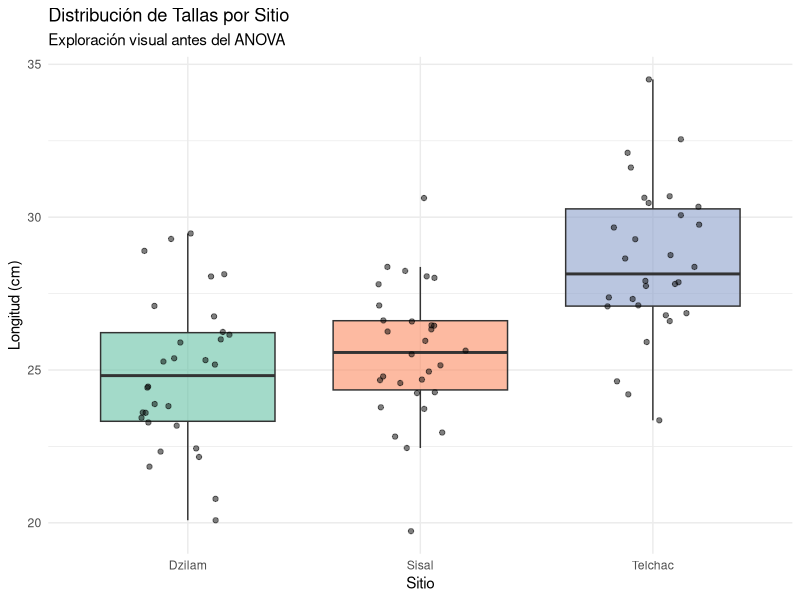
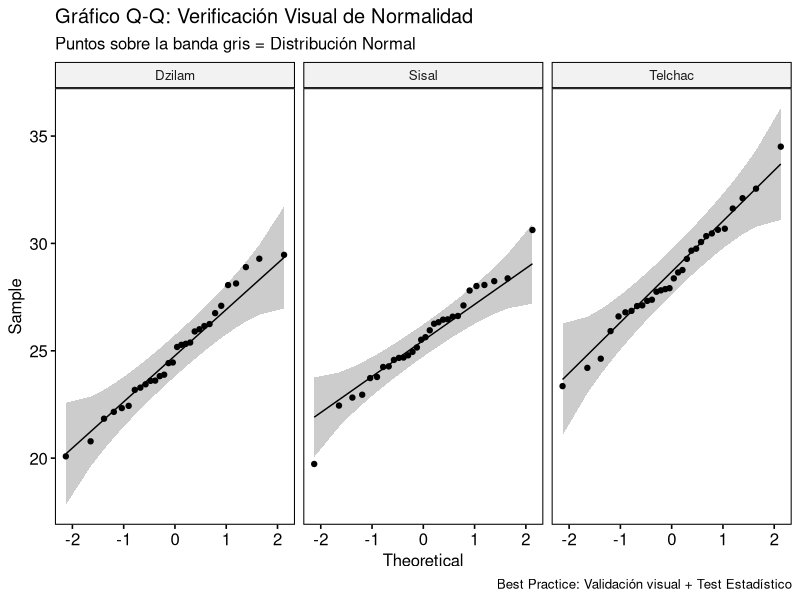
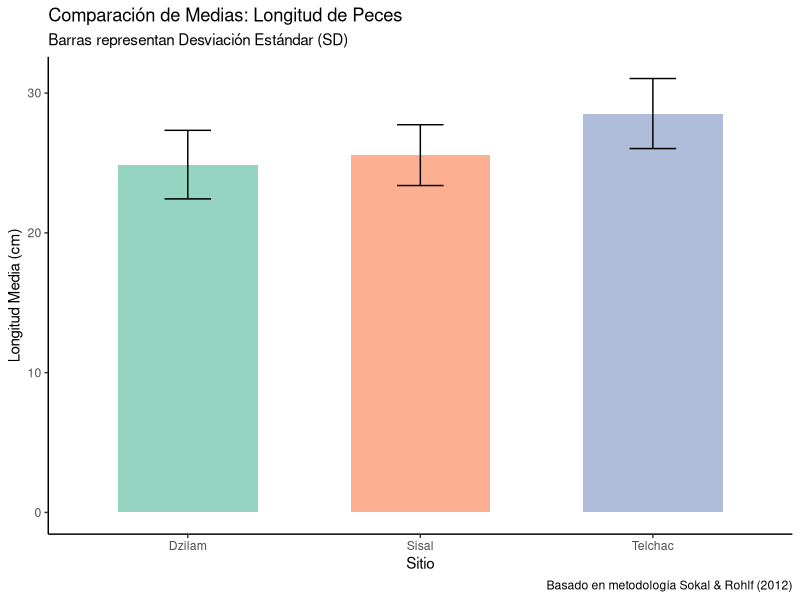
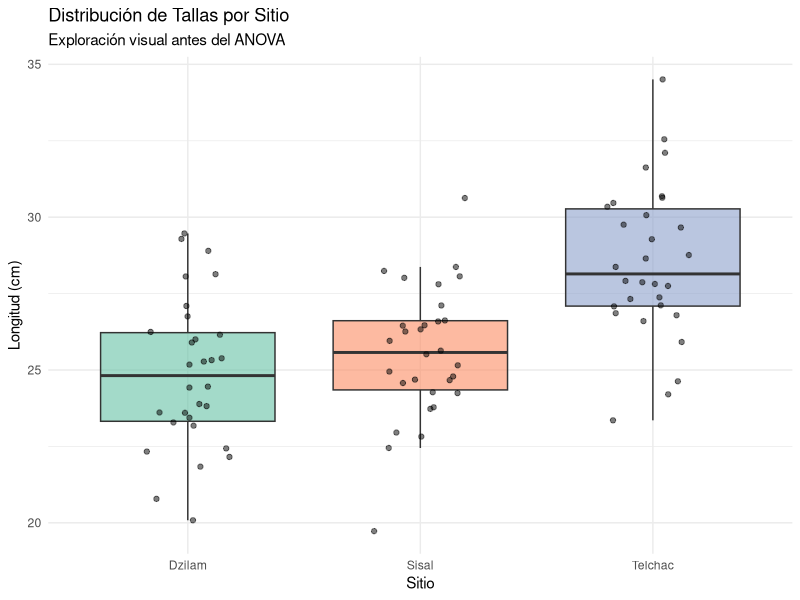
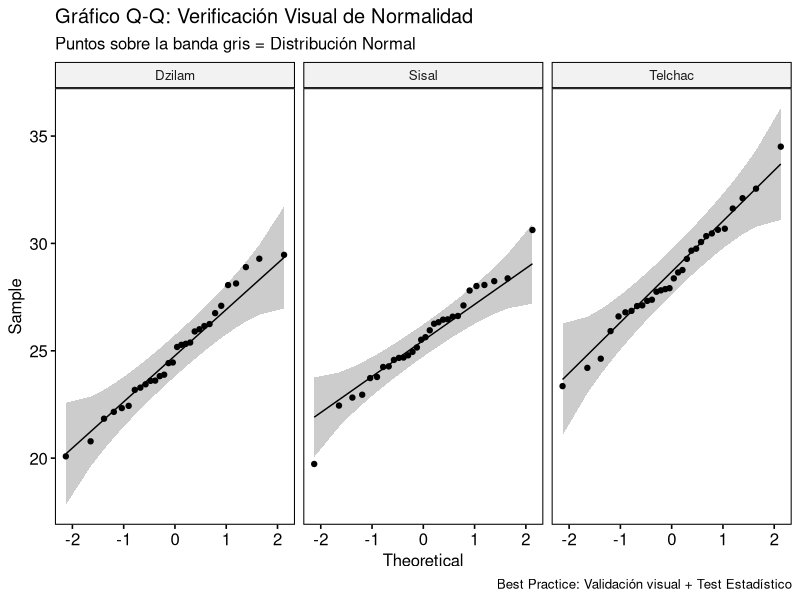
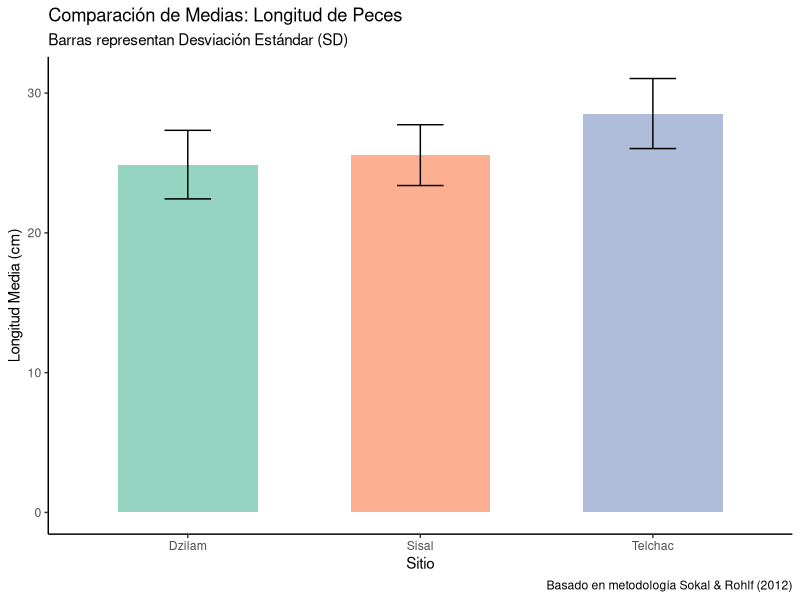

Reproduce these figures in R, in order.
# -------------------------------------------------------------------------
# PROYECTO: BioStats Review con Sokal & Rohlf (4th Ed.)
# SCRIPT: 01_ANOVA_OneWay_Supuestos.R
# AUTOR: M. en C. Dylan Díaz
# FECHA: Enero 2026
#
# DESCRIPCIÓN:
# Implementación del Análisis de Varianza de una vía (Capítulo 9) 
# con verificación rigurosa de supuestos (Capítulo 13).
#
# REFERENCIA:
# Sokal, R. R., & Rohlf, F. J. (2012). Biometry: The Principles and Practice 
# of Statistics in Biological Research. W. H. Freeman and Company.
# -------------------------------------------------------------------------

# 1. CARGA DE LIBRERÍAS
# ---------------------
library(tidyverse)  # Manejo de datos y gráficos (ggplot2)
library(car)        # Para Test de Levene
library(rstatix)    # Para shapiro_test
library(ggpubr)     # Para gráficos Q-Q y publicación


# 2. GENERACIÓN DE DATOS SIMULADOS (Reproducibilidad)
# ---------------------------------------------------
# Simulamos longitudes de peces (cm) en 3 sitios (Dzilam, Telchac, Sisal)
set.seed(123) 

datos <- data.frame(
  Sitio = factor(rep(c("Dzilam", "Telchac", "Sisal"), each = 30)),
  Longitud = c(rnorm(30, mean = 25, sd = 2.5),  # Dzilam 
               rnorm(30, mean = 28, sd = 3.0),  # Telchac (Más grandes)
               rnorm(30, mean = 25.5, sd = 2.5)) # Sisal 
)

print("Vista previa de los datos:")
head(datos)

# 3. EXPLORACIÓN VISUAL (EDA)
# ---------------------------
# Boxplot + Jitter (El "Ojímetro")
p1 <- ggplot(datos, aes(x = Sitio, y = Longitud, fill = Sitio)) +
  geom_boxplot(alpha = 0.6, outlier.shape = NA) +
  geom_jitter(width = 0.2, alpha = 0.5, color = "black") +
  theme_minimal() +
  scale_fill_brewer(palette = "Set2") +
  labs(title = "Distribución de Tallas por Sitio", 
       subtitle = "Exploración visual antes del ANOVA",
       y = "Longitud (cm)") +
  theme(legend.position = "none")

print(p1)
# GUARDAMOS IMAGEN 1
ggsave("EDA_Boxplot.png", plot = p1, width = 8, height = 6)


# 4. VERIFICACIÓN DE SUPUESTOS (Capítulo 13 Sokal & Rohlf)
# --------------------------------------------------------

# A) Inspección Visual (Q-Q Plot)
# Si los puntos siguen la línea gris, asumimos normalidad.
p_qq <- ggqqplot(datos, x = "Longitud", facet.by = "Sitio") +
  labs(title = "Gráfico Q-Q: Verificación Visual de Normalidad",
       subtitle = "Puntos sobre la banda gris = Distribución Normal",
       caption = "Best Practice: Validación visual + Test Estadístico")

print(p_qq)
# GUARDAMOS IMAGEN 2
ggsave("Normality_QQPlot.png", plot = p_qq, width = 8, height = 6)


# B) Normalidad Matemática (Shapiro-Wilk)
normality_check <- datos %>%
  group_by(Sitio) %>%
  shapiro_test(Longitud)

print("--- Prueba de Normalidad (Shapiro-Wilk) ---")
print(normality_check)

# C) Homocedasticidad (Levene)
levene_res <- leveneTest(Longitud ~ Sitio, data = datos)

print("--- Prueba de Homocedasticidad (Levene) ---")
print(levene_res)


# 5. EJECUCIÓN DEL MODELO (Capítulo 9 Sokal & Rohlf)
# --------------------------------------------------

# Condicional: Si P > 0.05 en Levene -> ANOVA Clásico
if(levene_res$`Pr(>F)`[1] > 0.05) {
  message(">> Supuestos cumplidos (Homocedasticidad OK): Ejecutando ANOVA Clásico...")
  
  modelo <- aov(Longitud ~ Sitio, data = datos)
  print(summary(modelo))
  
  # 6. PRUEBAS POST-HOC (Tukey HSD)
  tukey_res <- TukeyHSD(modelo)
  print("--- Comparaciones Múltiples (Tukey HSD) ---")
  print(tukey_res)
  
} else {
  message(">> ALERTA: Varianzas no homogéneas. Se sugiere ANOVA de Welch.")
}


# 7. VISUALIZACIÓN DE RESULTADOS
# ------------------------------
# Gráfico de Barras (Media) + Error (SD)
resumen <- datos %>%
  group_by(Sitio) %>%
  summarise(
    Media = mean(Longitud),
    SD = sd(Longitud)
  )

p2 <- ggplot(resumen, aes(x = Sitio, y = Media, fill = Sitio)) +
  geom_col(alpha = 0.7, width = 0.6) +
  geom_errorbar(aes(ymin = Media - SD, ymax = Media + SD), width = 0.2) +
  theme_classic() +
  scale_fill_brewer(palette = "Set2") +
  labs(title = "Comparación de Medias: Longitud de Peces",
       subtitle = "Barras representan Desviación Estándar (SD)",
       caption = "Basado en metodología Sokal & Rohlf (2012)",
       y = "Longitud Media (cm)") +
  theme(legend.position = "none")

print(p2)
# GUARDAMOS IMAGEN 3
ggsave("ANOVA_Resultados.png", plot = p2, width = 8, height = 6)
